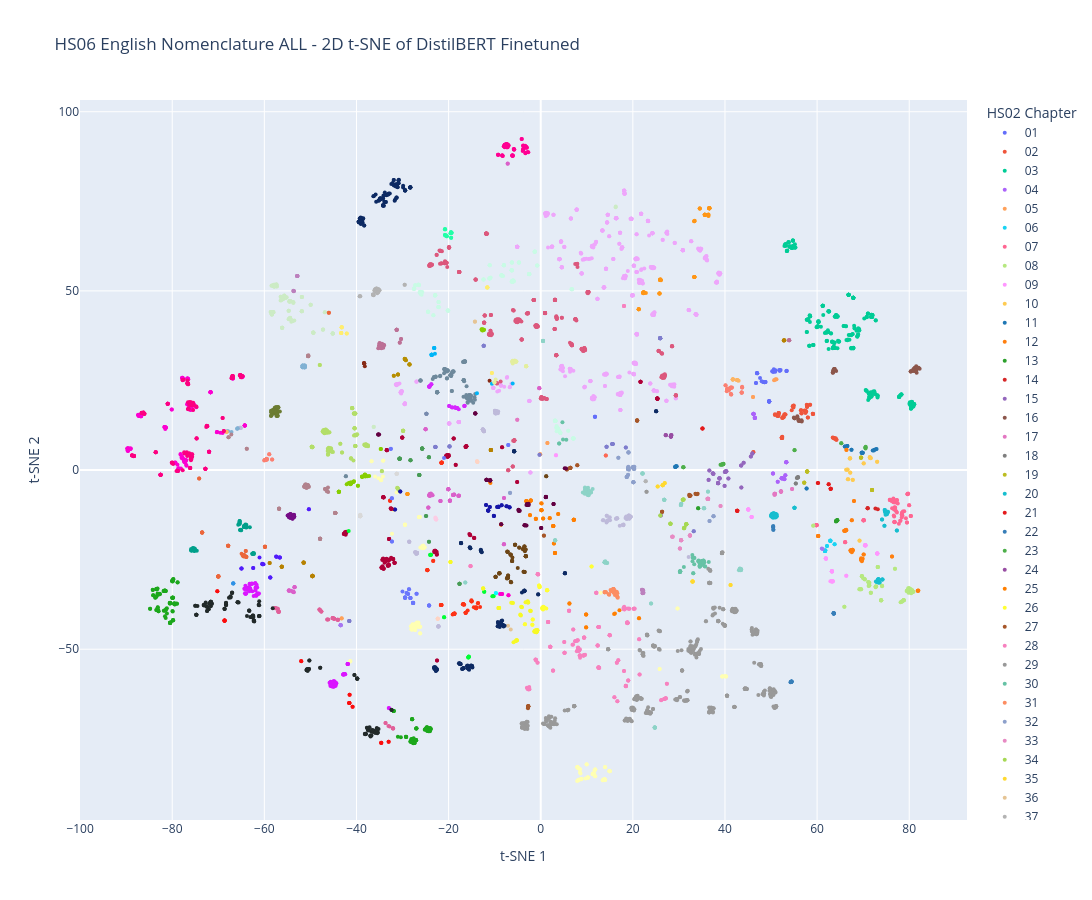

The cell this chart's notebook holds for it:
### Markdown cell above
Viz embeddings with TSNE

### Code cell
title = "HS06 English Nomenclature ALL - 2D t-SNE of DistilBERT Finetuned"
legend_title="HS02 Chapter"
html_output_file="emb_hs06_nomen_finetuned_tsne_nomen_all_2d.html"

fig_tsne_2d, _, tsne_nomen_2d = tsne_viz_embs(
    embeds_full_eng, labels_full_eng,
    n_componets=2,
    title=title,
    legend_title=legend_title,
    html_output_file=html_output_file,
    filter_labels=None,
    label2color=colors_all,
    init='pca',
    perplexity=30)

fig_tsne_2d.show()
